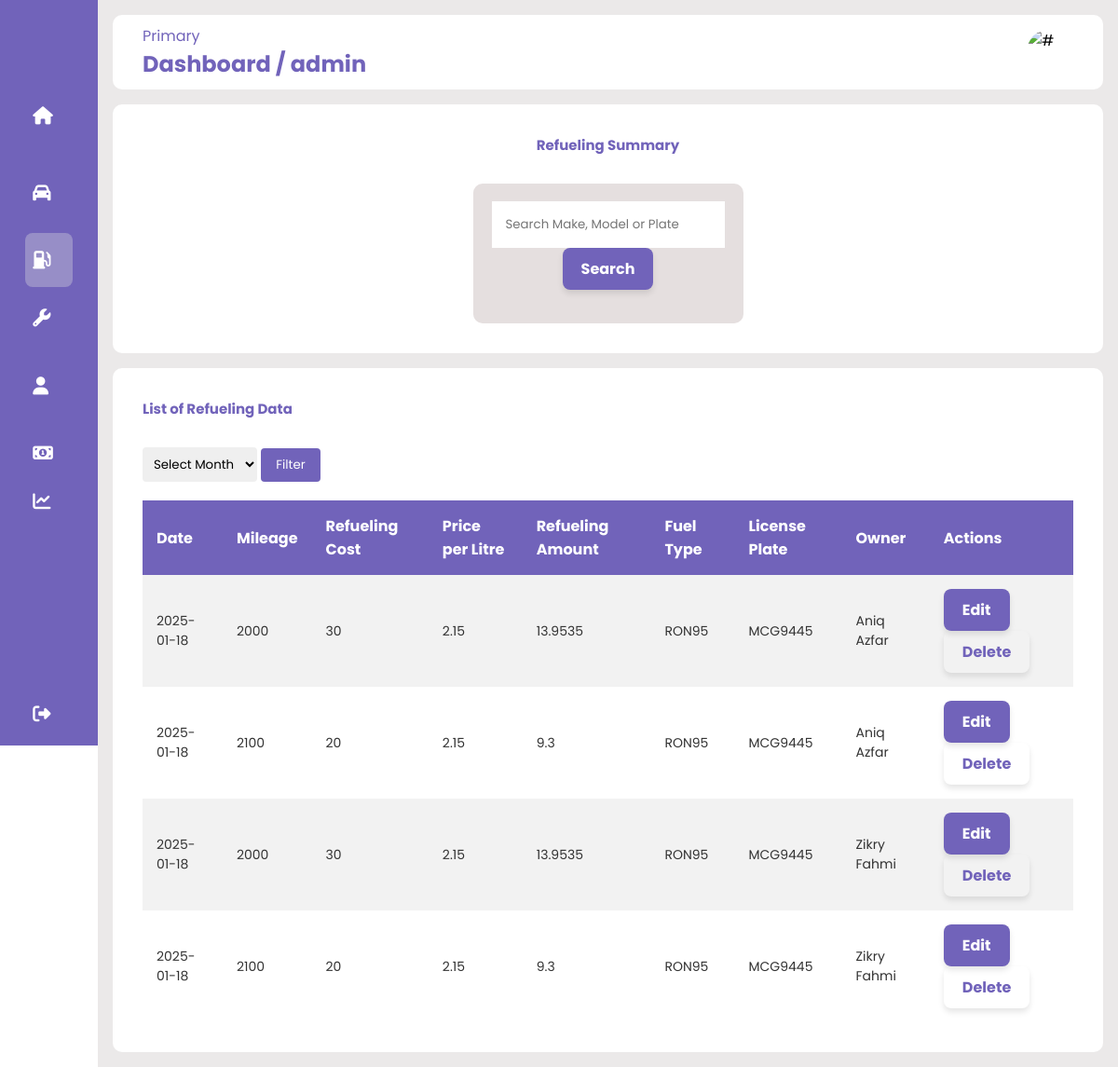
The page /adminfuelInfo.php (signed in) on the database its author committed.
### tables this page shows
CREATE TABLE `refueling` (
  `RefuelingID` int(10) NOT NULL,
  `VehicleID` int(10) NOT NULL,
  `UserID` int(10) NOT NULL,
  `Date` date NOT NULL,
  `Mileage` int(10) NOT NULL,
  `Refulieng_Cost` float NOT NULL,
  `priceperlitre` float NOT NULL,
  `Refueling_Amount` float NOT NULL,
  `Fuel_Type` varchar(20) NOT NULL
);

CREATE TABLE `vehicle` (
  `VehicleID` int(10) NOT NULL,
  `Make` varchar(50) NOT NULL,
  `Model` varchar(50) NOT NULL,
  `License_Plate` varchar(10) NOT NULL
);

CREATE TABLE `user` (
  `UserID` int(10) NOT NULL,
  `Name` varchar(100) NOT NULL,
  `Username` varchar(30) NOT NULL,
  `Password` varchar(20) NOT NULL,
  `Email` varchar(50) NOT NULL,
  `Phone` int(11) NOT NULL,
  `usertype` varchar(10) NOT NULL
);

### adminfuelInfo.php (the view, shortened to what this page needs)
<?php
include 'connect.php';
$usernameee = $_SESSION['username'];
?>
<!DOCTYPE html>
<html lang="en">
<head>
    <link rel="stylesheet" href="CSSOnly/maintenancess2.css">
    <link rel="stylesheet" href="https://cdnjs.cloudflare.com/ajax/libs/font-awesome/6.4.0/css/all.min.css">
</head>
<body>
    <div class="sidebar">
        <div class="logo"></div>
        <ul class="menu">
        <li class="">
                <a href="admin.php">
                    <i class="fas fa-home"></i>
                </a>
            </li>
            <li class="">
                <a href="adminvehiclelist.php">
                    <i class="fas fas fa-car"></i>
                </a>
            </li>
            <li class="active">
                <a href="adminfuelInfo.php">
                    <i class="fas fa-gas-pump"></i>
                </a>
            </li>
            <li class="">
                <a href="adminmaintenanceInfo.php">
                    <i class="fas fa-wrench"></i>
                </a>
            </li>
            <li class="">
                <a href="adminadduser.php">
                    <i class="fas fa-user"></i>
                </a>
            </li>
            <li class="">
                <a href="adminaddexpense.php">
                    <i class="fas fa-money-bill-alt"></i>
                </a>
            </li>
            <li class="">
                <a href="adminChart.php">
                    <i class="fas fa-chart-line"></i>
                </a>
            </li>
            <li class="logout">
                <a href="logout.php">
                    <i class="fas fa-sign-out-alt"></i>
                </a>
            </li>
        </ul>
    </div>
    <div class="main--content">
        <div class="header--wrapper">
            <div class="header--title">
                <span>Primary</span>
                <h2>Dashboard /
                <?php echo htmlspecialchars($usernameee); ?>
                </h2>
            </div>
            <img src="assets/dProfileImage.jpg" alt="#">
        </div>
        <div class="card--container">
            <h2 class="main--title">Refueling Summary</h2>
            <div class="card--wrapper">
                <div class="payment--card">
                    <div class="card--header">
                        <div class="amount">
                            <div style="text-align: center;">
                                <form method="POST" action="">
                                    <input type="text" name="search" placeholder="Search Make, Model or Plate" style="width: 250px; padding: 15px;">
                                    <input type="submit" value="Search" class="styled-button">
                                </form>
                            </div>
                        </div>
                    </div>
                </div>
            </div>
        </div>
        <div class="tabular--wrapper">
            <h3 class="main--title2">List of Refueling Data</h3>
            <div style="margin-bottom: 20px;">
                <form method="POST" action="">
                    <select name="month" style="padding: 8px; border-radius: 4px;">
                        <option value="">Select Month</option>
                    </select>
                    <input type="submit" value="Filter" style="padding: 8px 16px; border-radius: 4px; background-color: rgba(113, 99, 186, 255); color: white; border: none; cursor: pointer;">
                </form>
            </div>
            <div class="table-container">
                <table>
                    <thead>
                        <tr>
                            <th>Date</th>
                            <th>Mileage</th>
                            <th>Refueling Cost</th>
                            <th>Price per Litre</th>
                            <th>Refueling Amount</th>
                            <th>Fuel Type</th>
                            <th>License Plate</th>
                            <th>Owner</th>
                            <th>Actions</th>
                        </tr>
                    </thead>
                    <tbody>
                        <?php
                        $sql = "SELECT r.RefuelingID, r.Date, r.Mileage, r.Refulieng_Cost, r.priceperlitre,
                        r.Refueling_Amount, r.Fuel_Type, v.License_Plate, v.Make, v.Model, u.Name AS Owner
                        FROM refueling r
                        JOIN vehicle v ON r.VehicleID = v.VehicleID
                        JOIN user_vehicle uv ON v.VehicleID = uv.VehicleID
                        JOIN user u ON uv.UserID = u.UserID
                        WHERE 1=1";
                        $refuelingStmt = $conn->prepare($sql);
                        $refuelingStmt->execute();
                        $refuelingResult = $refuelingStmt->get_result();
                        if ($refuelingResult && $refuelingResult->num_rows > 0) {
                        while ($row = $refuelingResult->fetch_assoc()) {
                            echo "<tr>
                            <td>" . htmlspecialchars($row['Date']) . "</td>
                            <td>" . htmlspecialchars($row['Mileage']) . "</td>
                            <td>" . htmlspecialchars($row['Refulieng_Cost']) . "</td>
                            <td>" . htmlspecialchars($row['priceperlitre']) . "</td>
                            <td>" . htmlspecialchars($row['Refueling_Amount']) . "</td>
                            <td>" . htmlspecialchars($row['Fuel_Type']) . "</td>
                            <td>" . htmlspecialchars($row['License_Plate']) . "</td>
                            <td>" . htmlspecialchars($row['Owner']) . "</td>
                            <td>
                                <a href='updaterefueling.php?RefuelingID=" . $row['RefuelingID'] . "' class='styled-button'>Edit</a>
                                <button type='button' class='styled-button' onclick='confirmDelete(" . $row['RefuelingID'] . ")'>Delete</button>
                            </td>
                                </tr>";
                            }
                            } else {
                             echo "<tr><td colspan='11'>No refueling data found.</td></tr>";
                            }
                        ?>
                    </tbody>
                </table>
            </div>
        </div>
    </div>
</body>
</html>

### CSSOnly/maintenancess2.css (style rules this page uses)
* { margin: 0; padding: 0; border: none; outline: none; box-sizing: border-box; font-family: "Poppins", sans-serif; }
body { display: flex; }
.sidebar { position: sticky; top: 0; left: 0; bottom: 0; width: 110px; height: 100vh; padding: 0 1.7rem; color: #fff; overflow: hidden; transition: all 0.5s linear; background: rgba(113, 99, 186, 255); z-index: 100; }
.logo { height: 80px; padding: 16px; }
.menu { height: 88%; position: relative; list-style: none; padding: 0; }
.menu li { padding: 0.5rem; margin: 4px 0; border-radius: 8px; transition: all 0.5 ease-in-out; }
.menu li:hover, .active { background: #e0e0e058; }
.menu a { color: #fff; font-size: 14px; text-decoration: none; display: flex; align-items: center; gap: 1.5rem; }
.menu a i { font-size: 1.2rem; }
.logout { position: absolute; bottom: 0; left: 0; width: 100%; }
.main--content { position: relative; background: #ebe9e9; width: 100%; padding: 1rem; }
.header--wrapper img { width: 50px; height: 50px; cursor: pointer; border-radius: 50%; }
.header--wrapper { display: flex; justify-content: space-between; align-items: center; flex-wrap: wrap; background: #fff; border-radius: 10px; padding: 10px 2rem; margin-bottom: 1rem; }
.header--title { color: rgba(113, 99, 186, 255); }
.card--container { background: #fff; padding: 2rem; border-radius: 10px; width: auto; margin: 0 auto; }
.card--wrapper { display: flex; justify-content: center; align-items: center; gap: 10rem; flex-wrap: wrap; min-height: 150px; }
.main--title { text-align: center; color: rgba(113, 99, 186, 255); padding-bottom: 30px; font-size: 15px; }
.main--title2 { text-align: left; color: rgba(113, 99, 186, 255); padding-bottom: 30px; font-size: 15px; }
.payment--card { background: rgb(229, 223, 223); border-radius: 10px; padding: 1.2rem; width: 290px; height: 150px; display: flex; flex-direction: column; justify-content:space-between ; transition: all 0.5s ease-in-out; }
.card--header { display: flex; justify-content: space-between; align-items: center; margin-bottom: 20px; }
.amount { display: flex; flex-direction: column; }
.tabular--wrapper { background: #fff; margin-top: 1rem; border-radius: 10px; padding: 2rem; }
.table-container { width: 100%; }
table { width: 100%; border-collapse: collapse; }
thead { background: rgba(113, 99, 186, 255); color: #fff; }
th { padding: 15px; text-align: left; }
tbody { background: #f2f2f2; }
td { padding: 15px; font-size: 14px; color: #333; }
tr:nth-child(even) { background: #fff; }
.table-container button { color: rgba(113, 99, 186, 255); border: none;; background: none; cursor: pointer; }
.styled-button { display: inline-block; padding: 10px 20px; text-align: center; font-size: 16px; font-weight: bold; text-decoration: none; color: white; background: rgba(113, 99, 186, 255); border: none; border-radius: 8px; box-shadow: 0 4px 6px rgba(0, 0, 0, 0.1); transition: all 0.3s ease; }

### rows shown on the page
refueling: Date "2025-01-18", Mileage "2000", Refulieng_Cost "30", priceperlitre "2.15", Refueling_Amount "13.9535", Fuel_Type "RON95", VehicleID.License_Plate "MCG9445", user.Name "Aniq Azfar", UserID.Name "Zikry Fahmi"
refueling: Date "2025-01-18", Mileage "2100", Refulieng_Cost "20", priceperlitre "2.15", Refueling_Amount "9.3", Fuel_Type "RON95", VehicleID.License_Plate "MCG9445", UserID.Name "Aniq Azfar", user.Name "Zikry Fahmi"

### other values the page prints
$usernameee "admin"
